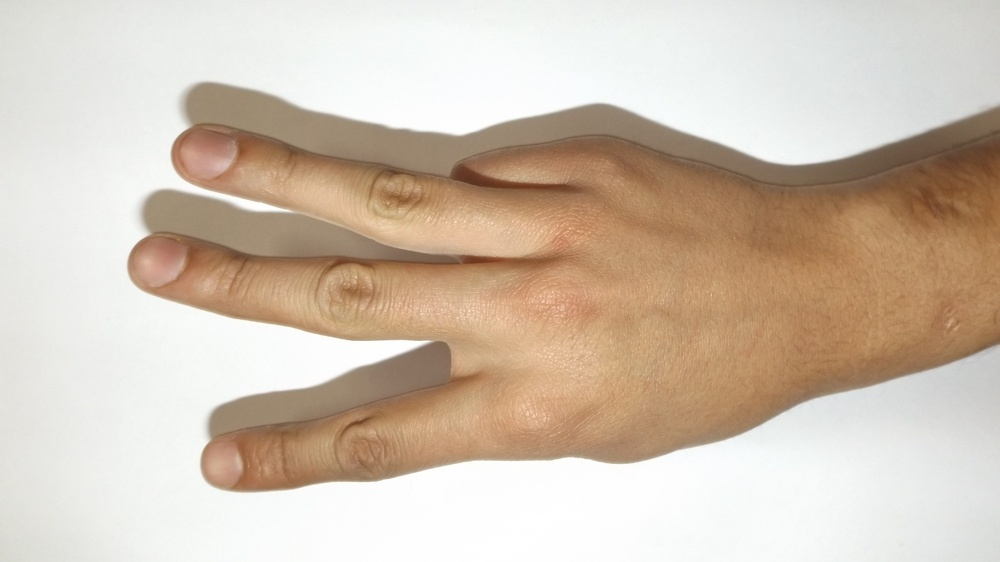
#> input picture input/3.jpeg, 1000 x 562 px, shrunk from 1600 x 900 before the run
$ python test.py
#> lines starting #> are read from the running program, lines starting #| are printed output that depends on the picture; after the words box and inside, x2 and y2 are one past the last pixel; in counts of white or black regions, pixels touching at a corner belong together
import cv2
import numpy as np

# Load the image
img = cv2.imread('../input/3.jpeg')
#> img is the input picture: shape (562, 1000, 3); mean B, G, R 177.9, 194, 209.7

# Convert the image to grayscale
gray_img = cv2.cvtColor(img, cv2.COLOR_BGR2GRAY)
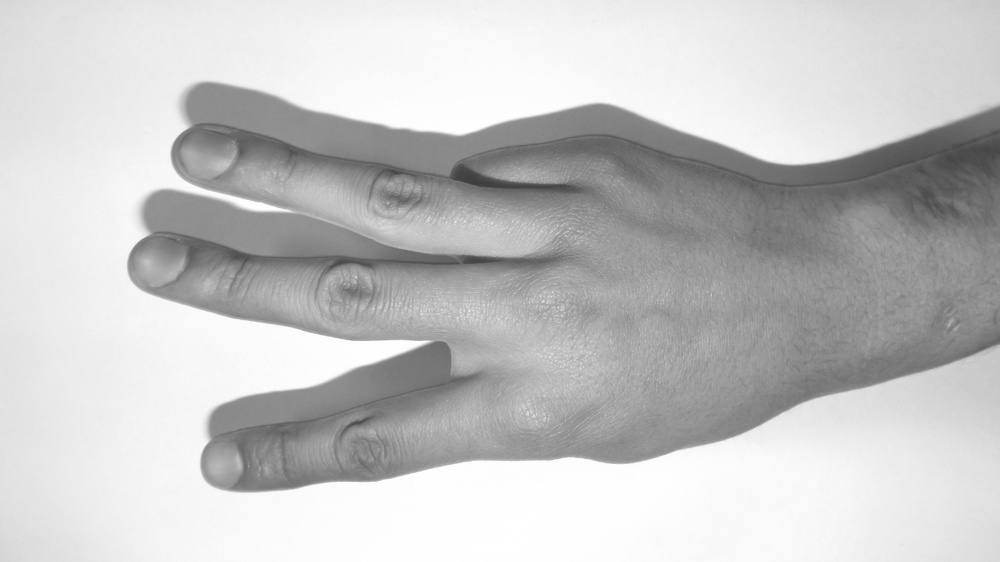
#> gray_img: shape (562, 1000); min 60, max 255, mean 196.9

# Apply adaptive thresholding to create a mask for the shadows
mask = cv2.adaptiveThreshold(gray_img, 255, cv2.ADAPTIVE_THRESH_MEAN_C, cv2.THRESH_BINARY_INV, 11, 2)
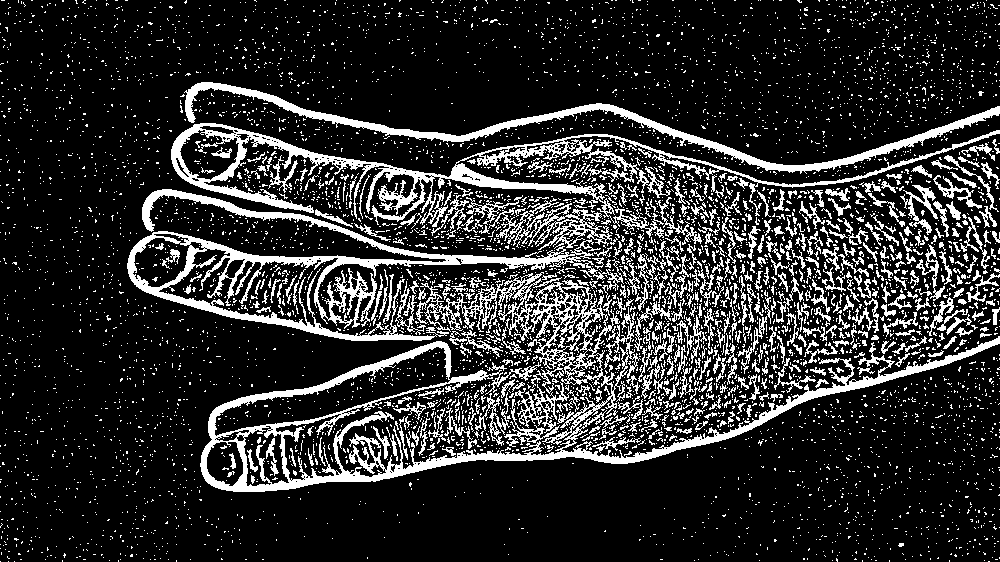
#> mask: shape (562, 1000); 17.5% white; 6086 white regions (5598 under 20 px), largest, box (x1, y1, x2, y2) and area: (200, 272, 1000, 492) 19932, (127, 189, 624, 341) 11337, (171, 123, 1000, 238) 11156

# Apply morphological operations to remove small shadows and smooth out the edges
kernel = cv2.getStructuringElement(cv2.MORPH_ELLIPSE, (3, 3))
mask = cv2.morphologyEx(mask, cv2.MORPH_OPEN, kernel)
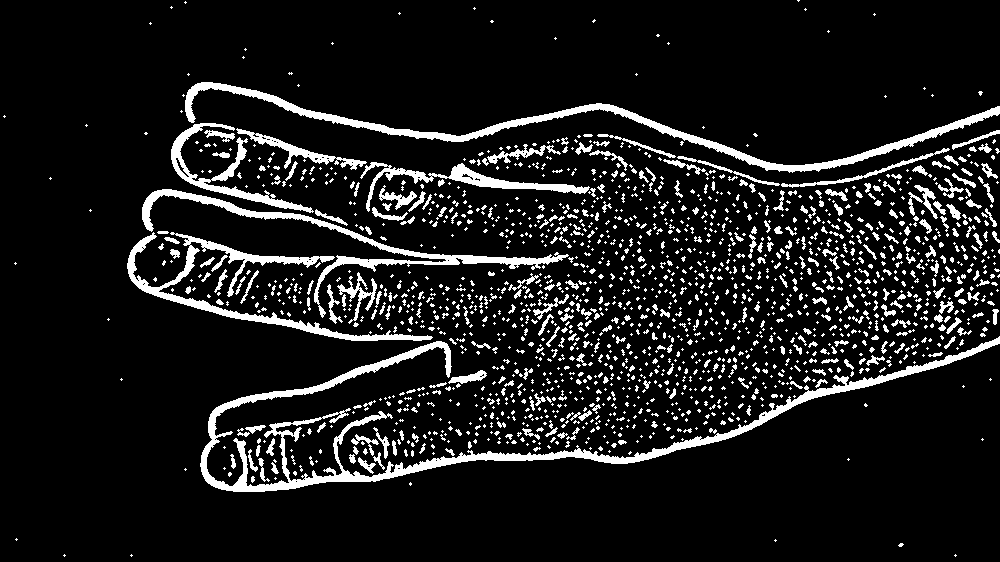
#> mask: shape (562, 1000); 10.6% white; 1785 white regions (1380 under 20 px), largest, box (x1, y1, x2, y2) and area: (200, 336, 1000, 492) 9912, (185, 82, 1000, 173) 6112, (127, 232, 433, 341) 4037

# Apply color correction to the original image
normalized_img = cv2.normalize(img.astype('float'), None, 0, 1, cv2.NORM_MINMAX)
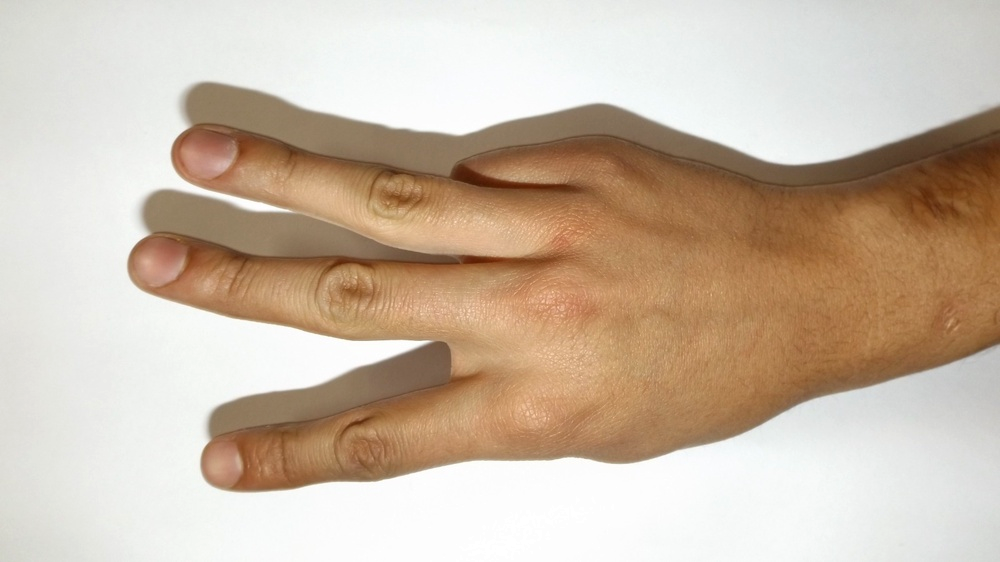
#> normalized_img: shape (562, 1000, 3) float64; mean B, G, R 0.662, 0.732, 0.801
normalized_img = np.clip(normalized_img * 1.5 - 0.5, 0, 1)
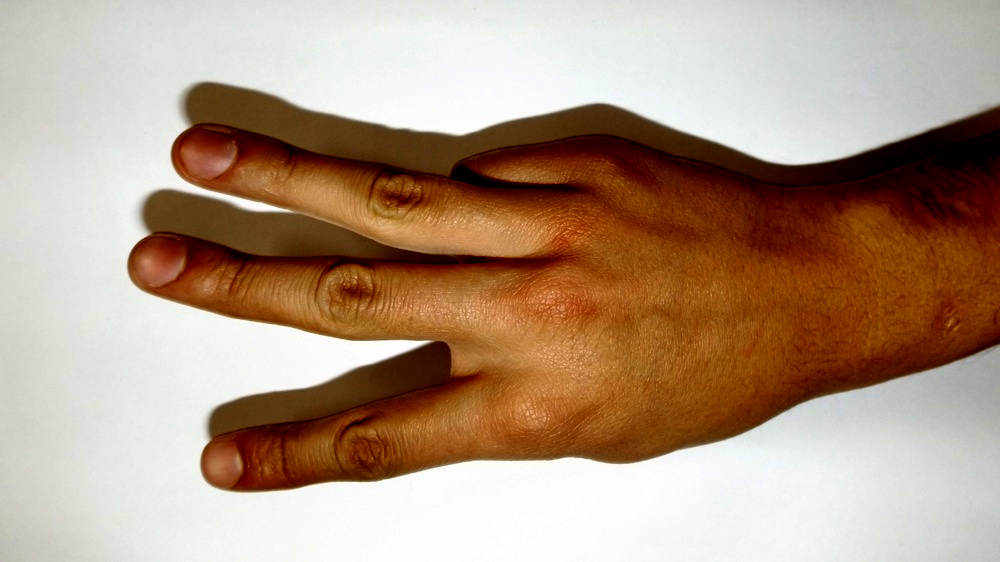
#> normalized_img: shape (562, 1000, 3) float64; mean B, G, R 0.52, 0.602, 0.702
corrected_img = (img.astype('float') + normalized_img - 1) * 255 / np.max(img)

# Apply the mask to remove the shadows from the corrected image
shadowless_img = cv2.bitwise_and(corrected_img, corrected_img, mask=mask)
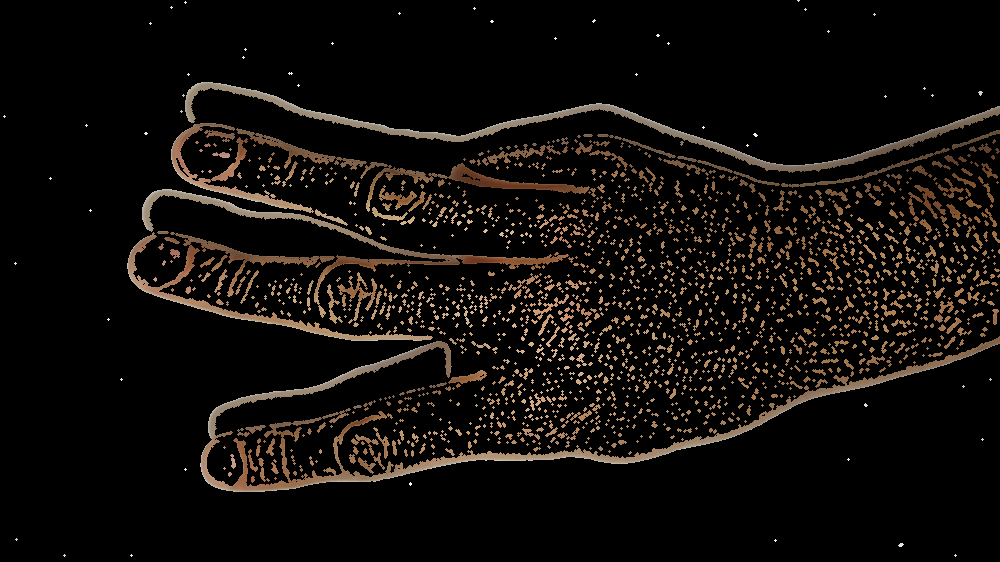
#> shadowless_img: shape (562, 1000, 3) float64; mean B, G, R 10.3, 13.5, 17.2

# Display the original and shadowless images
cv2.imshow('Original Image', img)
cv2.imshow('Shadowless Image', shadowless_img)
cv2.waitKey(0)
cv2.destroyAllWindows()

$ run again, with input/1_men (1).JPG copied over input/3.jpeg
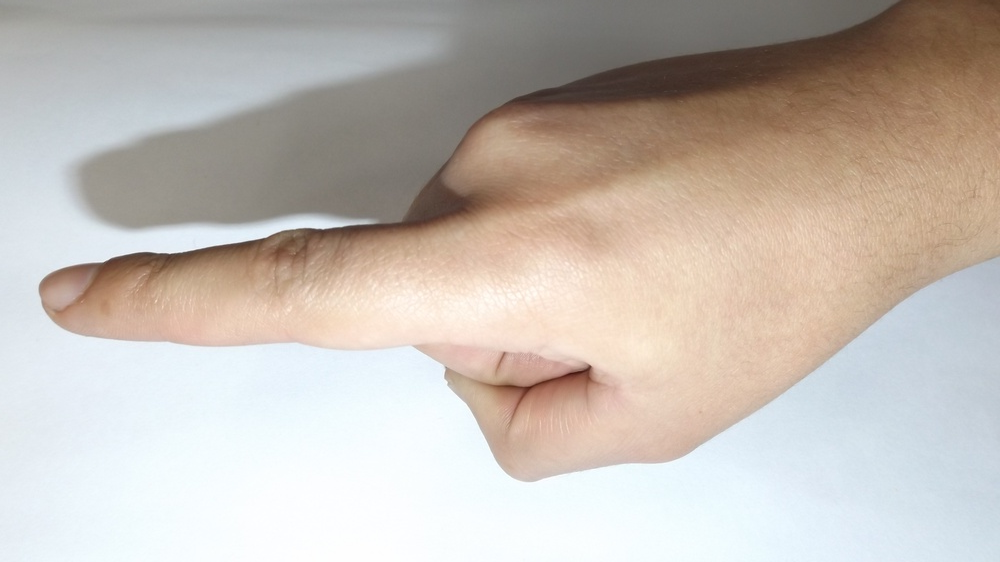
#> input picture input/1_men (1).JPG, 1000 x 562 px, shrunk from 4608 x 2592 before the run
#> img is the input picture: shape (562, 1000, 3); mean B, G, R 180.2, 187.7, 196.3
#> `mask = cv2.adaptiveThreshold(gray_img, 255, cv2.ADAPTIVE_THRESH_MEAN_C..`:
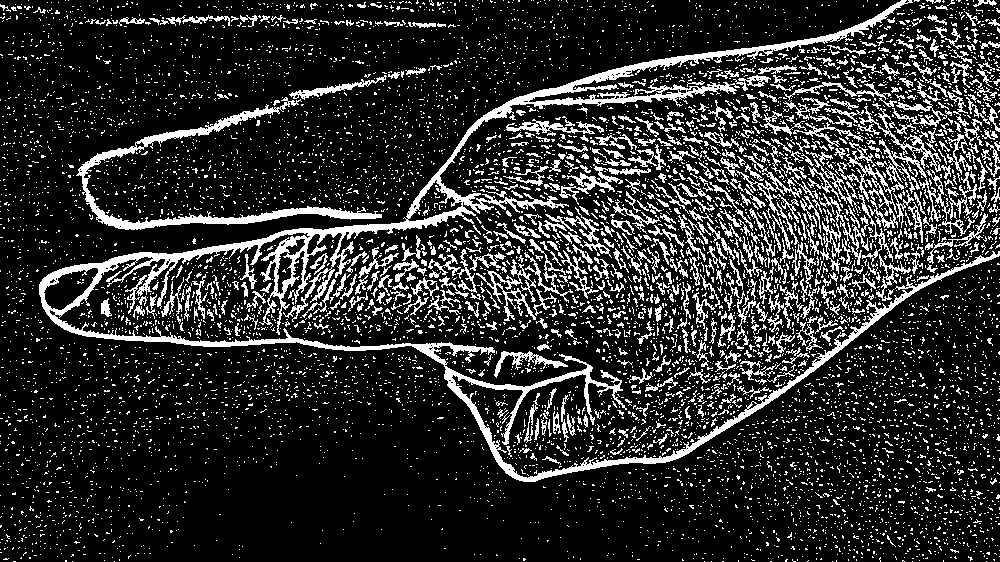
#> mask: shape (562, 1000); 17.3% white in thin lines or dots
#> `shadowless_img = cv2.bitwise_and(corrected_img, corrected_img, mask=ma..`:
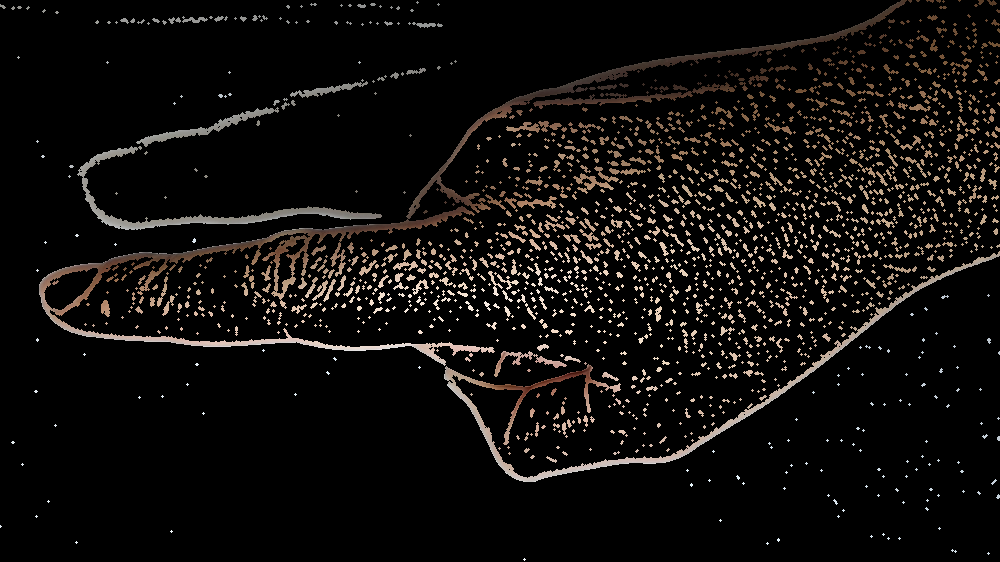
#> shadowless_img: shape (562, 1000, 3) float64; mean B, G, R 12.2, 13.8, 16.1

$ run again, with input/1_men (11).JPG copied over input/3.jpeg
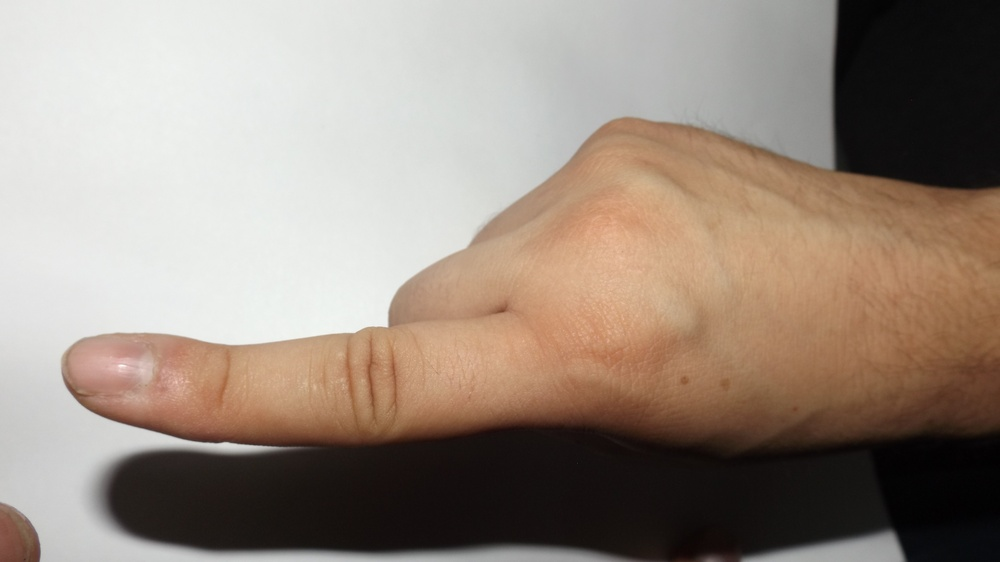
#> input picture input/1_men (11).JPG, 1000 x 562 px, shrunk from 4608 x 2592 before the run
#> img is the input picture: shape (562, 1000, 3); mean B, G, R 128.3, 139.8, 154
#> `mask = cv2.adaptiveThreshold(gray_img, 255, cv2.ADAPTIVE_THRESH_MEAN_C..`:
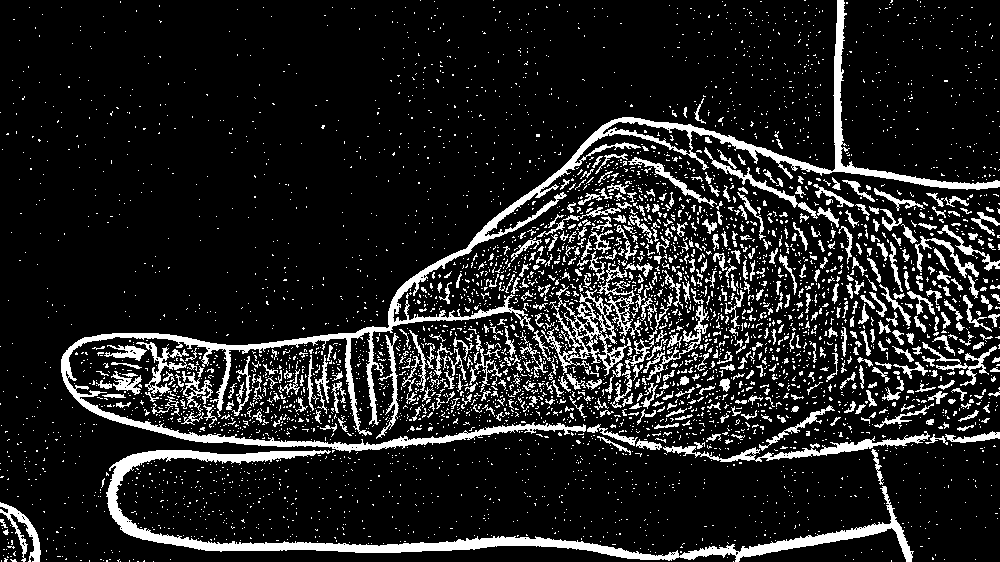
#> mask: shape (562, 1000); 13.4% white; 4561 white regions (4057 under 20 px), largest, box (x1, y1, x2, y2) and area: (61, 0, 1000, 453) 14961, (106, 450, 914, 562) 9420, (541, 263, 641, 376) 2596
#> `shadowless_img = cv2.bitwise_and(corrected_img, corrected_img, mask=ma..`:
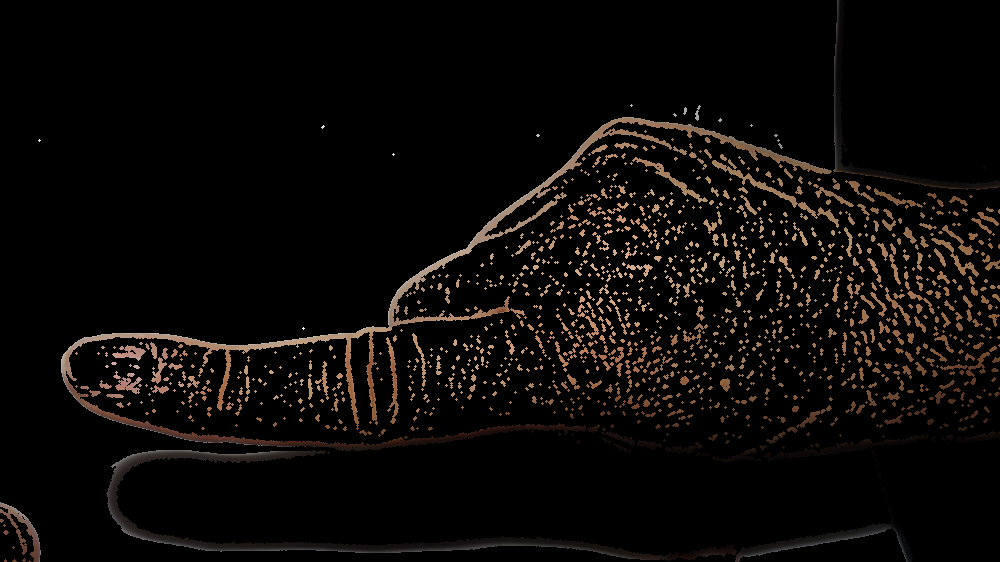
#> shadowless_img: shape (562, 1000, 3) float64; mean B, G, R 6.8, 8.7, 11.4
